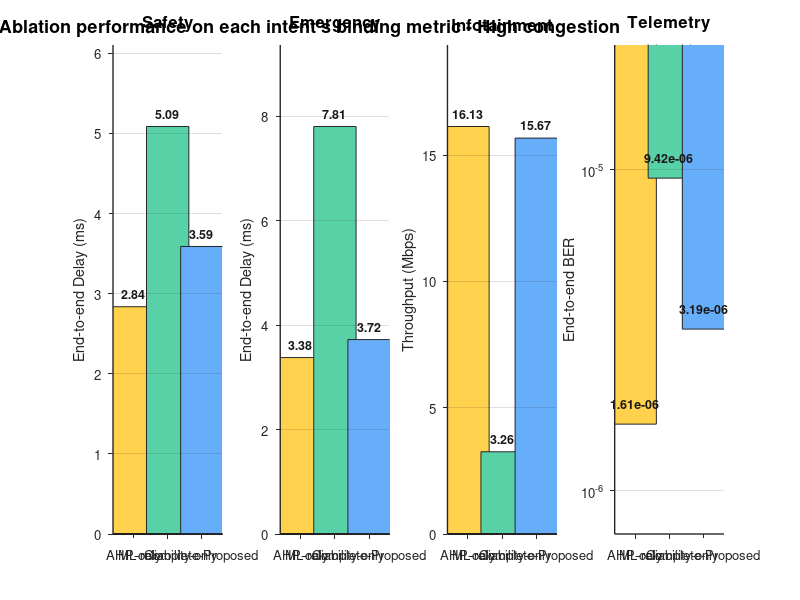
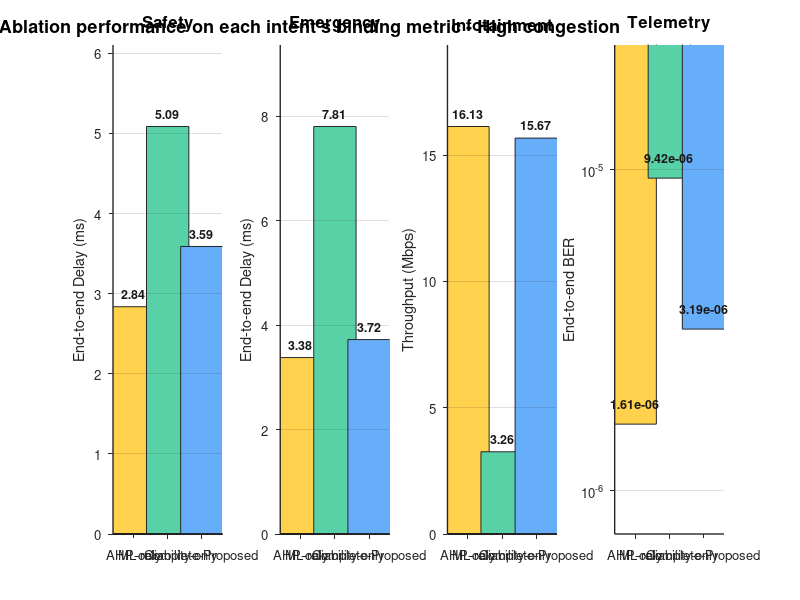

Write MATLAB code to recreate these figures, in order.
%% make_ablation_summary_figure.m
%  Ablation performance on each intent's own binding metric, High congestion.
%  Output basename matches the \includegraphics path in manuscript_v2/main.tex:
%
%      fig05_ablation_summary           (Fig. 9 in the manuscript)
%
%  Four panels, one per intent, three bars each (the ablation configurations). Each
%  panel plots the metric that intent actually binds on: delay for Safety and Emergency,
%  throughput for Infotainment, BER for Telemetry. Telemetry uses a log y-axis because
%  its three values span roughly an order of magnitude.
%
%  DATA PROVENANCE
%  Exact means from ablation_raw[('High', cfg)] in the routing notebook, successful
%  routes only. NOTE these use the UNRESTRICTED sampling condition, which is what this
%  summary figure uses -- it differs from the per-intent charts in
%  make_ablation_figures.m, where Safety and Emergency use range-realistic sampling.
%  That is why, e.g., Safety/AHP-only reads 2.837 here but 2.889 there.

clear; clc; close all;

configs = {'AHP-only', 'ML-reliability-only', 'Complete-Proposed'};

panels = struct( ...
    'intent', {'Safety', 'Emergency', 'Infotainment', 'Telemetry'}, ...
    'values', {[2.83685, 5.08651, 3.58902], ...
               [3.37967, 7.80544, 3.72430], ...
               [16.1302, 3.25512, 15.6707], ...
               [1.61283e-06, 9.42499e-06, 3.18968e-06]}, ...
    'ylabel', {'End-to-end Delay (ms)', 'End-to-end Delay (ms)', ...
               'Throughput (Mbps)', 'End-to-end BER'}, ...
    'logScale', {false, false, false, true}, ...
    'fmt', {'%.2f', '%.2f', '%.2f', '%.2e'});

% Same three ablation hues used in the per-intent charts, so the two figures read as
% one family.
colors = [ ...
    1.00 0.82 0.30; ...   % AHP-only            -- bright gold
    0.35 0.82 0.65; ...   % ML-reliability-only -- bright teal-green
    0.40 0.68 0.98];      % Complete-Proposed   -- bright sky blue

fig = figure('Color', 'w', 'Units', 'pixels', 'Position', [60 60 1500 430]);

for p = 1:numel(panels)
    ax = subplot(1, 4, p, 'Parent', fig);
    axes(ax);                                     %#ok<LAXES>
    hold(ax, 'on');

    v = panels(p).values;

    % One bar at a time so each gets its own colour (a single bar() call with a vector
    % produces one series and therefore one colour).
    for k = 1:numel(v)
        bar(k, v(k), 0.62, 'FaceColor', colors(k, :), ...
            'EdgeColor', [0.15 0.15 0.15], 'LineWidth', 0.7);
    end

    % Headroom for the labels, reserved before they are drawn.
    if panels(p).logScale
        set(ax, 'YScale', 'log', 'YLim', [min(v)/2.2, max(v)*2.6]);
    else
        set(ax, 'YLim', [0, max(v) * 1.20]);
    end

    for k = 1:numel(v)
        if panels(p).logScale
            yl = v(k) * 1.12;
        else
            yl = v(k) + max(v) * 0.02;
        end
        text(k, yl, sprintf(panels(p).fmt, v(k)), 'Parent', ax, ...
            'HorizontalAlignment', 'center', 'VerticalAlignment', 'bottom', ...
            'FontSize', 9, 'FontWeight', 'bold', 'Color', [0.10 0.10 0.10]);
    end

    set(ax, 'XTick', 1:numel(v), 'XTickLabel', configs, ...
            'XLim', [0.4, numel(v) + 0.6], ...
            'FontSize', 9.5, 'LineWidth', 1.0, 'Box', 'off', ...
            'TickDir', 'out', 'YGrid', 'on', 'Layer', 'top');
    if isprop(ax, 'GridAlpha'),        set(ax, 'GridAlpha', 0.15);        end
    if isprop(ax, 'XTickLabelRotation'), set(ax, 'XTickLabelRotation', 20); end

    ylabel(ax, panels(p).ylabel, 'FontSize', 10.5);
    title(ax, panels(p).intent, 'FontSize', 12, 'FontWeight', 'bold');
    hold(ax, 'off');
end

% Figure-level title (sgtitle needs R2018b; fall back to a plain annotation).
ttl = 'Ablation performance on each intent''s binding metric - High congestion';
if exist('sgtitle', 'file') == 2
    sgtitle(ttl, 'FontSize', 13, 'FontWeight', 'bold');
else
    annotation(fig, 'textbox', [0 0.94 1 0.06], 'String', ttl, ...
        'HorizontalAlignment', 'center', 'EdgeColor', 'none', ...
        'FontSize', 13, 'FontWeight', 'bold');
end

outFile = 'fig05_ablation_summary';
if exist('exportgraphics', 'file') == 2 || exist('exportgraphics', 'builtin') == 5
    exportgraphics(fig, [outFile '.png'], 'Resolution', 600);
    exportgraphics(fig, [outFile '.pdf'], 'ContentType', 'vector');
else
    set(fig, 'PaperPositionMode', 'auto');
    print(fig, [outFile '.png'], '-dpng', '-r600');
    print(fig, [outFile '.pdf'], '-dpdf', '-painters');
end
fprintf('wrote %s.png and %s.pdf\n', outFile, outFile);
